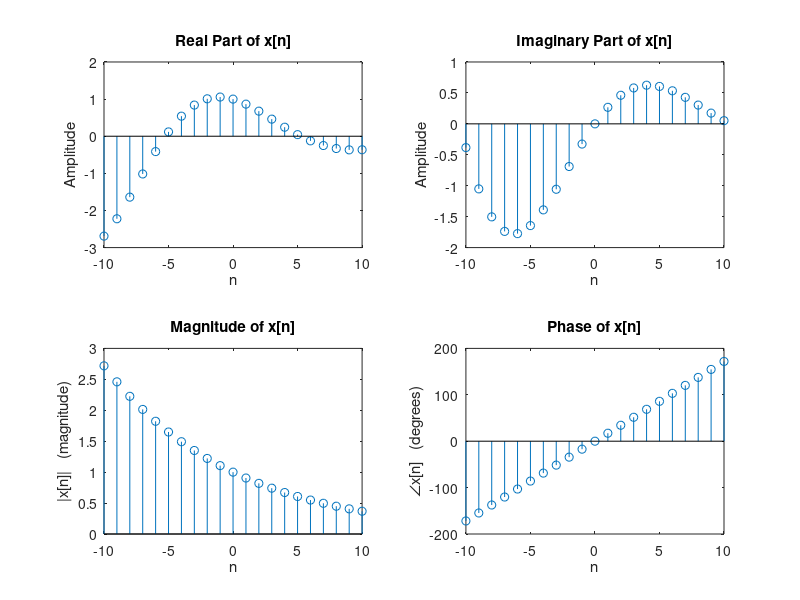

MATLAB code for this plot:
% [Chp 2 Section 2.1 Page 31]
% 
%  EXAMPLE 2.3 
%
%  Generate the complex-valued signal
%  x[n] = e^[(−0.1+j0.3)n], −10 ≤ n ≤ 10
%  and plot its magnitude, its phase, its real part, and its imaginary part in four separate subplots.
%

n = -10:10;
x = exp((-0.1+1i*0.3)*n);

subplot(2, 2, 1);
stem(n, real(x)); 
xlim([min(n) max(n)]); xlabel('n'); ylabel('Amplitude');
title('Real Part of x[n]');

subplot(2, 2, 2);
stem(n, imag(x)); 
xlim([min(n) max(n)]); xlabel('n'); ylabel('Amplitude');
title('Imaginary Part of x[n]');

subplot(2, 2, 3);
stem(n, abs(x)); 
xlim([min(n) max(n)]); xlabel('n'); ylabel('|x[n]|   (magnitude)');
title('Magnitude of x[n]');

subplot(2, 2, 4);
stem(n, angle(x)*180/pi); 
xlim([min(n) max(n)]); xlabel('n'); ylabel('∠x[n]   (degrees)');
title('Phase of x[n]');

